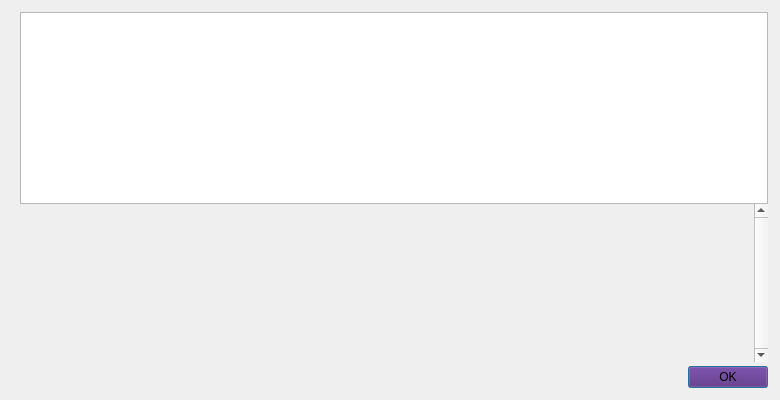
<?xml version="1.0" encoding="UTF-8"?>
<ui version="4.0">
 <class>HelpMessageDialog</class>
 <widget class="QDialog" name="HelpMessageDialog">
  <property name="geometry">
   <rect>
    <x>0</x>
    <y>0</y>
    <width>780</width>
    <height>400</height>
   </rect>
  </property>
  <property name="font">
   <font>
    <family>Source Sans Pro</family>
    <pointsize>10</pointsize>
   </font>
  </property>
  <layout class="QHBoxLayout" name="horizontalLayout_2">
   <property name="spacing">
    <number>0</number>
   </property>
   <property name="leftMargin">
    <number>12</number>
   </property>
   <property name="topMargin">
    <number>12</number>
   </property>
   <property name="rightMargin">
    <number>12</number>
   </property>
   <property name="bottomMargin">
    <number>12</number>
   </property>
   <item>
    <layout class="QVBoxLayout" name="verticalLayoutLogo" stretch="0,0">
     <property name="leftMargin">
      <number>0</number>
     </property>
     <property name="topMargin">
      <number>4</number>
     </property>
     <property name="rightMargin">
      <number>0</number>
     </property>
     <item>
      <widget class="QLabel" name="aboutLogo">
       <property name="sizePolicy">
        <sizepolicy hsizetype="Preferred" vsizetype="Ignored">
         <horstretch>0</horstretch>
         <verstretch>0</verstretch>
        </sizepolicy>
       </property>
       <property name="maximumSize">
        <size>
         <width>100</width>
         <height>100</height>
        </size>
       </property>
       <property name="pixmap">
        <pixmap resource="../bitcoin.qrc">:/icons/bitcoin</pixmap>
       </property>
       <property name="scaledContents">
        <bool>true</bool>
       </property>
       <property name="alignment">
        <set>Qt::AlignLeading|Qt::AlignLeft|Qt::AlignTop</set>
       </property>
      </widget>
     </item>
     <item>
      <widget class="QFrame" name="frame">
       <property name="frameShape">
        <enum>QFrame::NoFrame</enum>
       </property>
       <property name="frameShadow">
        <enum>QFrame::Raised</enum>
       </property>
      </widget>
     </item>
    </layout>
   </item>
   <item>
    <layout class="QVBoxLayout" name="verticalLayout">
     <item>
      <widget class="QTextEdit" name="helpMessage">
       <property name="readOnly">
        <bool>true</bool>
       </property>
      </widget>
     </item>
     <item>
      <widget class="QScrollArea" name="scrollArea">
       <property name="frameShape">
        <enum>QFrame::NoFrame</enum>
       </property>
       <property name="verticalScrollBarPolicy">
        <enum>Qt::ScrollBarAlwaysOn</enum>
       </property>
       <property name="widgetResizable">
        <bool>true</bool>
       </property>
       <widget class="QWidget" name="scrollAreaWidgetContents">
        <property name="geometry">
         <rect>
          <x>0</x>
          <y>0</y>
          <width>635</width>
          <height>137</height>
         </rect>
        </property>
        <layout class="QVBoxLayout" name="verticalLayout_2">
         <item>
          <widget class="QLabel" name="aboutMessage">
           <property name="cursor">
            <cursorShape>IBeamCursor</cursorShape>
           </property>
           <property name="textFormat">
            <enum>Qt::PlainText</enum>
           </property>
           <property name="alignment">
            <set>Qt::AlignLeading|Qt::AlignLeft|Qt::AlignTop</set>
           </property>
           <property name="openExternalLinks">
            <bool>true</bool>
           </property>
           <property name="textInteractionFlags">
            <set>Qt::LinksAccessibleByMouse|Qt::TextSelectableByKeyboard|Qt::TextSelectableByMouse</set>
           </property>
          </widget>
         </item>
        </layout>
       </widget>
      </widget>
     </item>
     <item>
      <spacer name="verticalSpacer">
       <property name="orientation">
        <enum>Qt::Vertical</enum>
       </property>
       <property name="sizeType">
        <enum>QSizePolicy::Fixed</enum>
       </property>
       <property name="sizeHint" stdset="0">
        <size>
         <width>4</width>
         <height>4</height>
        </size>
       </property>
      </spacer>
     </item>
     <item>
      <widget class="QDialogButtonBox" name="okButton">
       <property name="font">
        <font>
         <family>Source Sans Pro</family>
         <pointsize>10</pointsize>
        </font>
       </property>
       <property name="styleSheet">
        <string notr="true">background-color: #581F78;
opacity: 97%;</string>
       </property>
       <property name="orientation">
        <enum>Qt::Horizontal</enum>
       </property>
       <property name="standardButtons">
        <set>QDialogButtonBox::Ok</set>
       </property>
      </widget>
     </item>
    </layout>
   </item>
  </layout>
 </widget>
 <resources>
  <include location="../bitcoin.qrc"/>
 </resources>
 <connections>
  <connection>
   <sender>okButton</sender>
   <signal>accepted()</signal>
   <receiver>HelpMessageDialog</receiver>
   <slot>accept()</slot>
   <hints>
    <hint type="sourcelabel">
     <x>20</x>
     <y>20</y>
    </hint>
    <hint type="destinationlabel">
     <x>20</x>
     <y>20</y>
    </hint>
   </hints>
  </connection>
  <connection>
   <sender>okButton</sender>
   <signal>rejected()</signal>
   <receiver>HelpMessageDialog</receiver>
   <slot>reject()</slot>
   <hints>
    <hint type="sourcelabel">
     <x>20</x>
     <y>20</y>
    </hint>
    <hint type="destinationlabel">
     <x>20</x>
     <y>20</y>
    </hint>
   </hints>
  </connection>
 </connections>
</ui>
